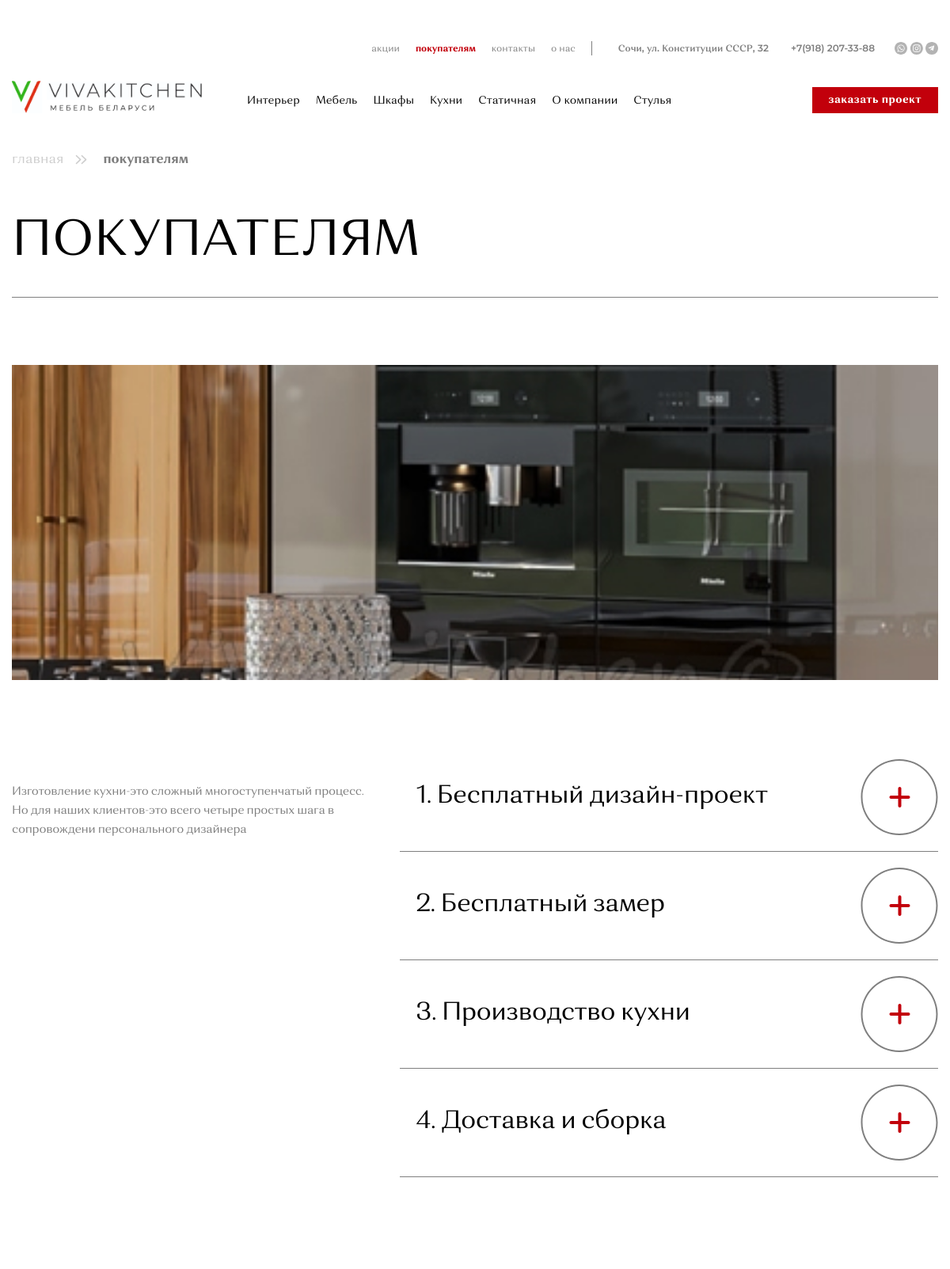
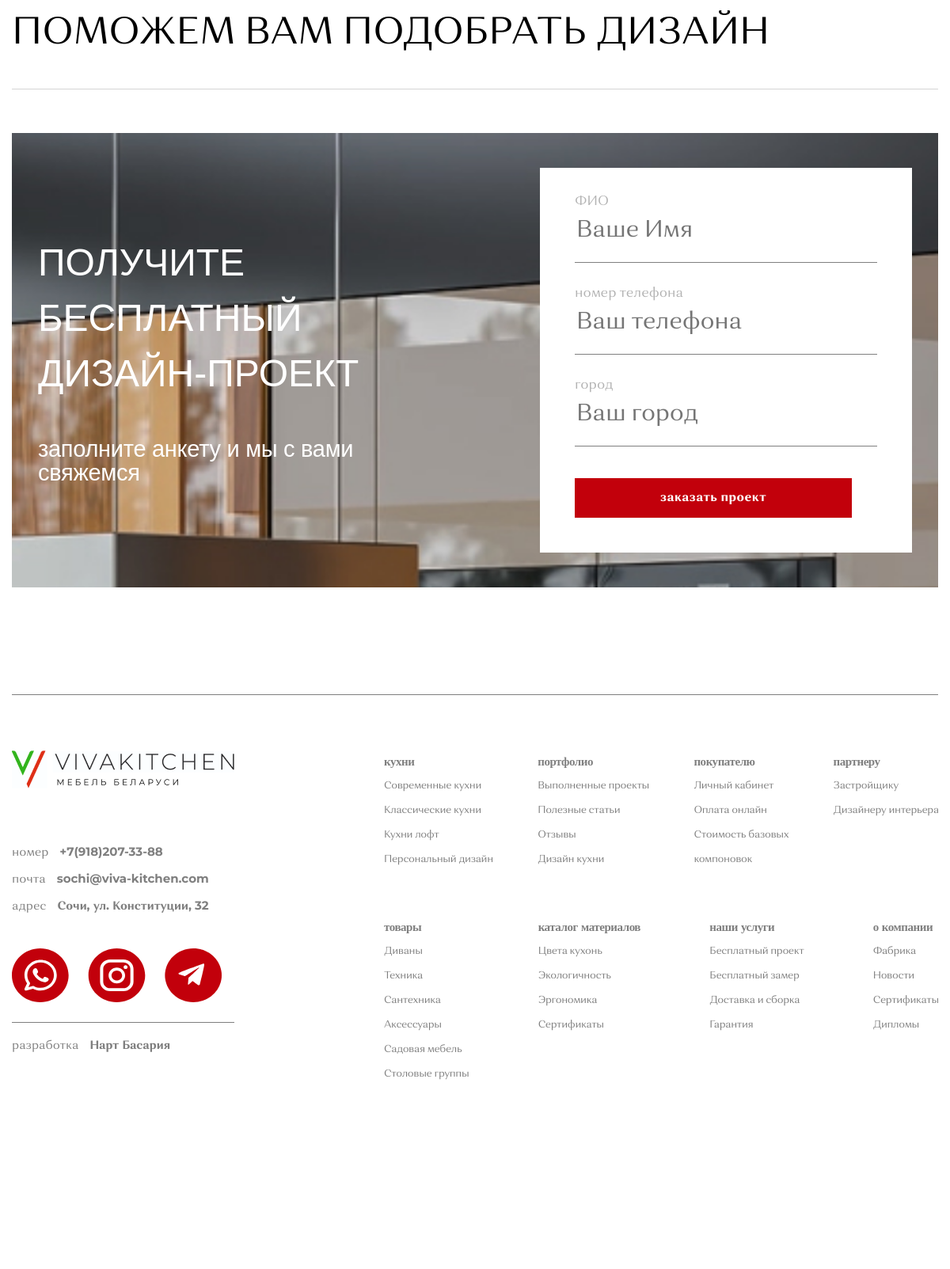
Page /buyer/ on the committed database (2 pictures, top to bottom).
### main/models.py (models this page shows, shortened)
class Nav(models.Model):
    name = models.CharField("Наименование страницы", max_length=200)
    slug = models.SlugField(blank=True)
    class Meta:
        verbose_name = "Пункт меню"
        verbose_name_plural = "Пункты меню"

### main/views.py (the view)
# urls.py: path("buyer/", views.Buyer.as_view(), name='buyer'),
class Buyer(View):
    def get(self, request):
        process = Process.objects.all()
        context = {
            "process_list": process,
        }
        return render(request, 'vivakitchen/buyer.html', context)

### main/templatetags/nav_tag.py (called while the page is built)
@register.simple_tag()
def get_nav():
    return Nav.objects.all()

### main/templatetags/shownav_tag.py (called while the page is built)
@register.simple_tag()
def get_shownav():
    return ShowNav.objects.all()

### templates/vivakitchen/buyer.html (shortened to what this page needs)
{% extends 'base.html' %}
{% load static %}
{% block content %}
<div class="main-header">
            <div class="main-header__container container">
                <div class="breadcrumbs main-header__breadcrumbs">
                    <ul class="breadcrumbs__list">
                        <li class="breadcrumbs__item"> <a class="breadcrumbs__link" href="#">главная</a>
                        </li>
                        <li class="breadcrumbs__item"> <a class="breadcrumbs__link" href="#">покупателям</a>
                        </li>
                    </ul>
                </div>
                <h1 class="main-header__title">ПОКУПАТЕЛЯМ</h1>
                <div class="main-header__caption"></div>
            </div>
        </div>
        <main class="main page__main">
            <div class="main__container container">
                <div class="process main__process">
                    <div class="process__photo img-cover">
                        <img src="/static/img/general/process/1.jpg" alt="">
                    </div>
                    <div class="process__inner">
                        <div class="process__text">Изготовление кухни-это сложный многоступенчатый процесс. Но для наших клиентов-это всего четыре простых шага в сопровождени персонального дизайнера</div>
                        <div class="process__data">
                            <div class="process__card">
                                <div class="process__card-header">
                                    <div class="process__card-title">1. Бесплатный дизайн-проект</div>
                                    <div class="process__card-circle"></div>
                                </div>
                            </div>
                            <div class="process__card">
                                <div class="process__card-header">
                                    <div class="process__card-title">2. Бесплатный замер</div>
                                    <div class="process__card-circle"></div>
                                </div>
                            </div>
                            <div class="process__card">
                                <div class="process__card-header">
                                    <div class="process__card-title">3. Производство кухни</div>
                                    <div class="process__card-circle"></div>
                                </div>
                            </div>
                            <div class="process__card">
                                <div class="process__card-header">
                                    <div class="process__card-title">4. Доставка и сборка</div>
                                    <div class="process__card-circle"></div>
                                </div>
                            </div>
                        </div>
                    </div>
                </div>
            </div>
        </main>
{% endblock content %}

### templates/include/header.html (shortened to what this page needs)
{% load static %}
{% load static nav_tag %}
{% load static shownav_tag %}
<header class="page-header page__header">
            <div class="page-header__container container">
                <a class="page-header__logo" href="{% url 'index' %}">
                    <img src="{% static 'img/general/logo.png' %}" alt="" />
                </a>
                <div class="page-header__data">
                    <div class="page-header__inner">
                        <div class="page-header__bar">
                            <ul class="bar-menu page-header__bar-menu">
                                <li class="bar-menu__item"> <a class="bar-menu__link {% if request.path == '/promotion/' %}is-active{% endif %}" href="{% url 'promotion' %}">акции</a>
                                </li>
                                <li class="bar-menu__item"> <a class="bar-menu__link {% if request.path == '/buyer/' %}is-active{% endif %}" href="{% url 'buyer' %}">покупателям</a>
                                </li>
                                <li class="bar-menu__item"> <a class="bar-menu__link {% if request.path == '/contact/' %}is-active{% endif %}" href="{% url 'contact' %}">контакты</a>
                                </li>
                                <li class="bar-menu__item"> <a class="bar-menu__link {% if request.path == '/about/' %}is-active{% endif %}" href="{% url 'about' %}">о нас</a>
                                </li>
                            </ul>
                            <ul class="info-list page-header__info-list">
                                <li class="info-list__item"> <a class="info-list__link" href="#">Сочи, ул. Конституции СССР, 32 </a>
                                </li>
                                <li class="info-list__item"> <a class="info-list__link" href="tel:+791820733-88">+7(918) 207-33-88</a>
                                </li>
                            </ul>
                            <div class="socials-small page-header__socials">
                                <a class="socials-small__link" href="#">
                                    <img src="{% static 'img/general/icons/wa.svg' %}" alt="https://wa.me/+79182073388?text=Здравствуйте. Меня интересует ..." />
                                </a>
                                <a class="socials-small__link" href="https://www.instagram.com/vivakitchensochi/">
                                    <img src="{% static 'img/general/icons/inst.svg' %}" alt="" />
                                </a>
                                <a class="socials-small__link" href="#">
                                    <img src="{% static 'img/general/icons/tg.svg' %}" alt="" />
                                </a>
                            </div>
                        </div>
                        <div class="page-header__actions">
                            <ul class="header-menu page-header__menu">
                                 {% get_nav as navs %}
                                    {% for nav in navs %}
                                        {% if nav.slug == '' %}
                                            <li class="header-menu__item">
                                            <div class="header-menu__link">{{nav.name}}</div>
                                </li>
                                {% endif %}
                                {% endfor %}
                                {% for nav in navs %}
                                {% if nav.slug != '' %}
                                <li class="header-menu__item"> <a class="header-menu__link" href="/{{nav.slug}}/">{{nav.name}}</a>
                                </li>
                                {% endif %}
                                {% endfor %}
                            </ul><a class="button is-small page-header__button" href="https://wa.me/79182073388?text=Здравствуйте,%20мне%20хотелось%20бы%20заказать%20у%20Вас%20проект..">Заказать проект </a>
                        </div>
                    </div>
                </div>
            </div>
        </header>

### rows in the picture
Nav: name "Интерьер"
Nav: name "Мебель"
Nav: name "Шкафы"
Nav: name "Кухни"
Nav: name "Статичная"
Nav: name "О компании"
Nav: name "Стулья"
